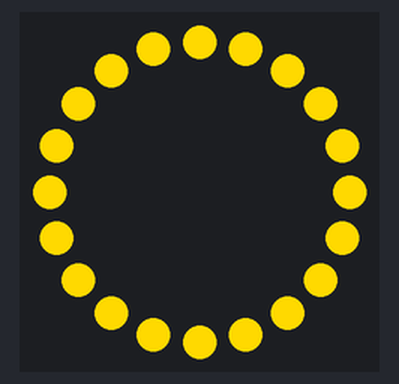
Recording of a program running on a simulated Circuit Playground running CircuitPython. Parts: 20 RGB LEDs in a ring, first at the top, clockwise.

Above: at 0.45 s.
At 4.96 s:
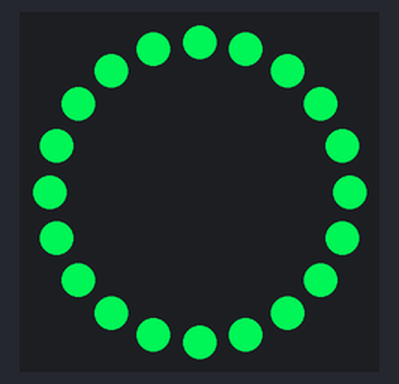
At 10.37 s:
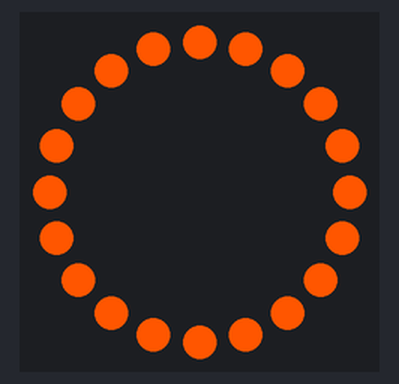
At 20.0 s:
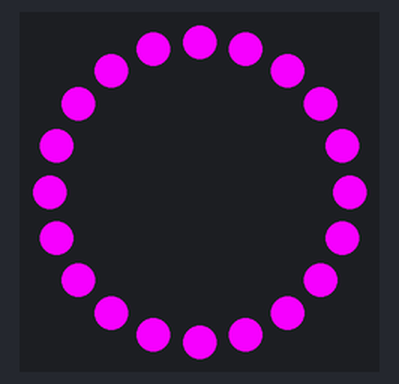
At 29.63 s:
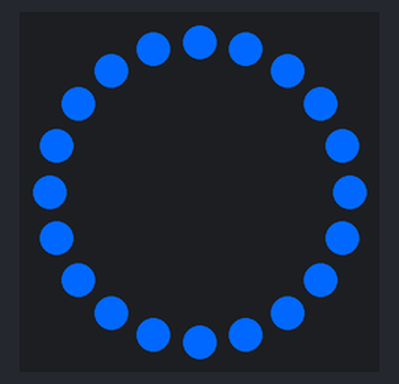
At 39.55 s:
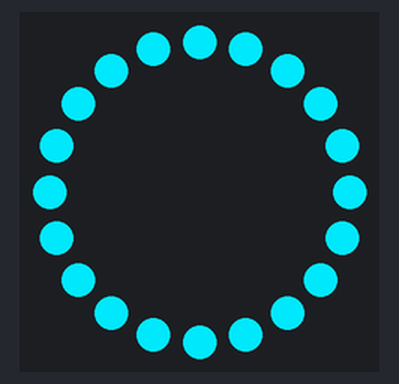

The program:

code_rainbow.py
```python
# from adafruit_circuitplayground import cp

import board

import neopixel

# import random
# import time

RED = (255, 0, 0)
ORANGE = (245, 100, 0)
YELLOW = (255, 255, 0)
GREEN = (0, 255, 0)
CYAN = (0, 255, 255)
BLUE = (0, 0, 255)
PURPLE = (255, 0, 255)
PINK = (255, 3, 183)
BLACK = (0, 0, 0)
colors = [RED, ORANGE, YELLOW, GREEN, CYAN, BLUE, PURPLE, PINK]

strip_pin = board.A1
strip_num_lights = 20
strip = neopixel.NeoPixel(strip_pin, strip_num_lights, brightness=1, auto_write=True)

i = 0

DIRECTION = 1

r = 255
g = 0
b = 0
rgb = (r, g, b)
turning_yellow = True
turning_green = False
turning_cyan = False
turning_blue = False
turning_purple = False
turning_red = False
while True:
    if turning_yellow:
        g += DIRECTION
        if g == 225:

            turning_yellow = False
            turning_green = True

    if turning_green:
        r -= DIRECTION
        if r== 0:
            turning_green = False
            turning_cyan  = True

    if turning_cyan:
        b += DIRECTION
        if b == 255:
            turning_cyan = False
            turning_blue = True

    if turning_blue:
        g -= DIRECTION
        if g == 0:
            turning_blue = False
            turning_purple = True

    if turning_purple:
        r += DIRECTION
        if r == 255:
            turning_purple = False
            turning_red = True

    if turning_red:
        b -= DIRECTION
        if b == 0:
            turning_red = False
            turning_yellow = True
    rgb = (r, g, b)
    strip.fill(rgb)
```
